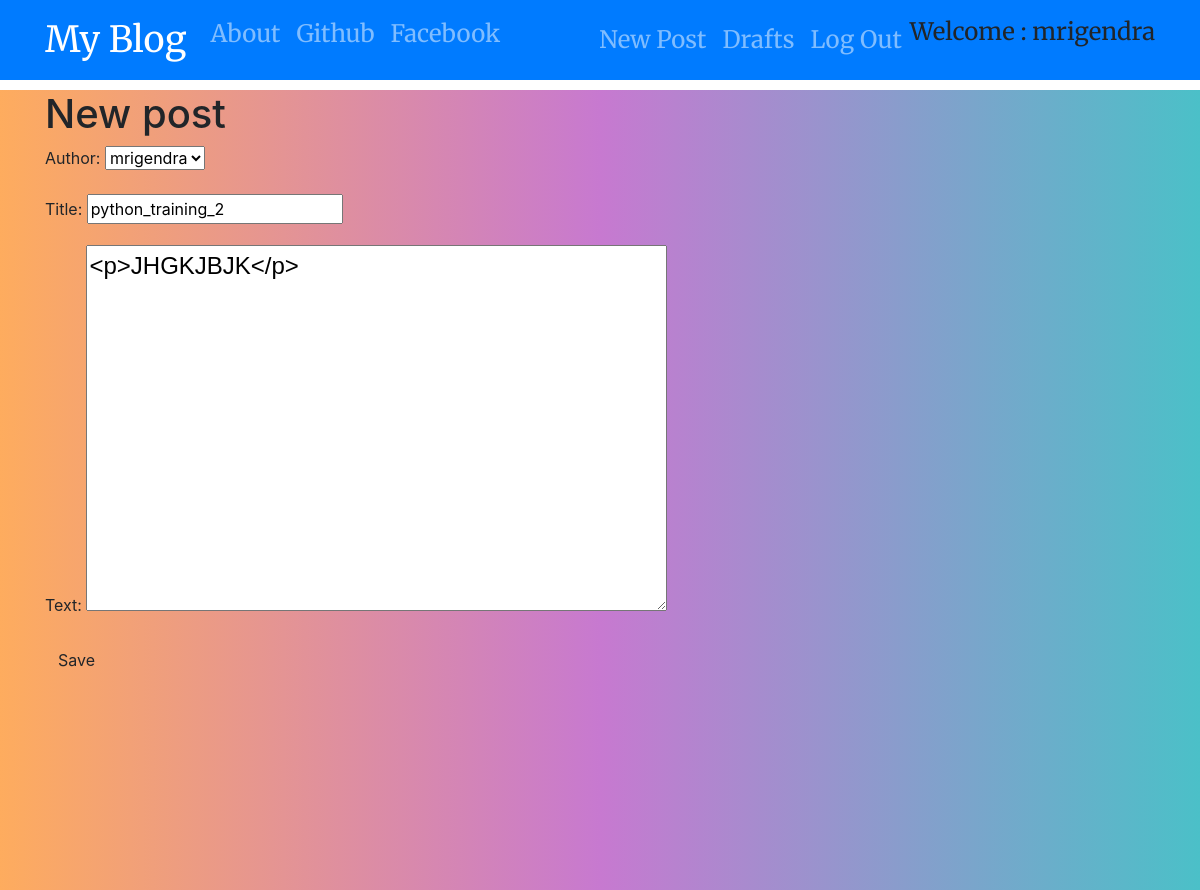
Page /post/6/edit/ (signed in) on the committed database.
### blog/models.py (models this page shows, shortened)
class Post(models.Model):
    author = models.ForeignKey('auth.User',on_delete=models.CASCADE)
    title = models.CharField(max_length=250)
    text = models.TextField()
    created_date = models.DateTimeField(default=timezone.now())
    published_date = models.DateTimeField(blank=True, null=True)

### blog/views.py (the view)
# urls.py: url(r'^post/(?P<pk>\d+)/edit/$', views.PostUpdateView.as_view(), name='post_edit'),
class PostUpdateView(LoginRequiredMixin,UpdateView):
    login_url = '/login/'
    redirect_field_name = 'blog/post_detail.html'
    form_class = PostForm
    model = Post

### blog/forms.py
class PostForm(forms.ModelForm):
    class Meta:
        model = Post
        fields = ('author','title', 'text',)
        widgets = {
            'title': forms.TextInput(attrs={'class': 'textinputclass'}),
            'text': forms.Textarea(attrs={'class': 'editable medium-editor-textarea postcontent'}),
        }

### blog/templates/blog/post_form.html (shortened to what this page needs)
{% extends 'blog/base.html' %}
{% block content %}
<h1>New post</h1>
<form method="POST" class="post-form">
{{form.as_p}}
<button type="submit" class="save btn btn-default">Save</button>
</form>
{% endblock %}

### blog/templates/blog/base.html (shortened to what this page needs)
<!DOCTYPE html>
{% load static %}
<html lang="en">
<head>
    <link rel="stylesheet" href="https://stackpath.bootstrapcdn.com/bootstrap/4.5.0/css/bootstrap.min.css">
            <link rel="stylesheet" href="{% static 'css/blog.css'%}">
</head>
<body >
  <nav class="navbar navbar-expand-lg navbar-dark bg-primary techfont custom-navbar">
    <div class="container">
        <ul class="nav navbar-nav">
        <li class="nav-item"><a class="navbar-brand bigbrand" href="{% url 'post_list' %}">My Blog</a></li>
        <li class="nav-item"><a class="nav-link" href="{% url 'about' %}">About</a></li>
        <li class="nav-item"><a class="nav-link" href="https://www.github.com">Github</a></li>
        <li class="nav-item"><a  class="nav-link" href="https://www.facebook.com">Facebook</a></li>
        </ul>
        <ul class="nav navbar-nav navbar-right">
            {% if user.is_authenticated %}
            <li>
                <a class="nav-link" href="{% url 'post_new'%}">New Post</a>
            </li>
            <li>
                <a class="nav-link" href="{% url 'post_draft_list'%}">Drafts</a>
            </li>
            <li>
                <a class="nav-link" href="{% url 'logout'%}">Log Out</a>
            </li>
            <li>
                <a> Welcome : {{user.username}}</a>
            </li>
            {% else %}
            <li><a class="nav navbar-right nav-link" href="{% url 'login' %}">Login</a></li>
            {% endif %}
        </ul>
    </div>
  </nav>
  <div class="content  wrapper">
    <div class="container">
        <div class="row ">
            <div class="col-md-8">
                <div class="blog_posts">
                    {% block content %}
                    {% endblock %}
                </div>
            </div>
        </div>
    </div>
  </div>
</body>
</html>

### blog/static/css/blog.css (style rules this page uses)
.techfont { font-family: 'Merriweather', serif; font-size: 1.5em; margin-bottom: 10px; }
.bigbrand { font-size: 1.5em; }
.postcontent { font-family: Arial, Helvetica, sans-serif; font-size: 1.5em; }
.wrapper { background: linear-gradient(to right, #feac5e, #c779d0, #4bc0c8); height: 100vh; }

### rows in the picture
Post: author "mrigendra", title "python_training_2", text "<p>JHGKJBJK</p>"

### other values in the picture
{{ user.username }} "mrigendra"
